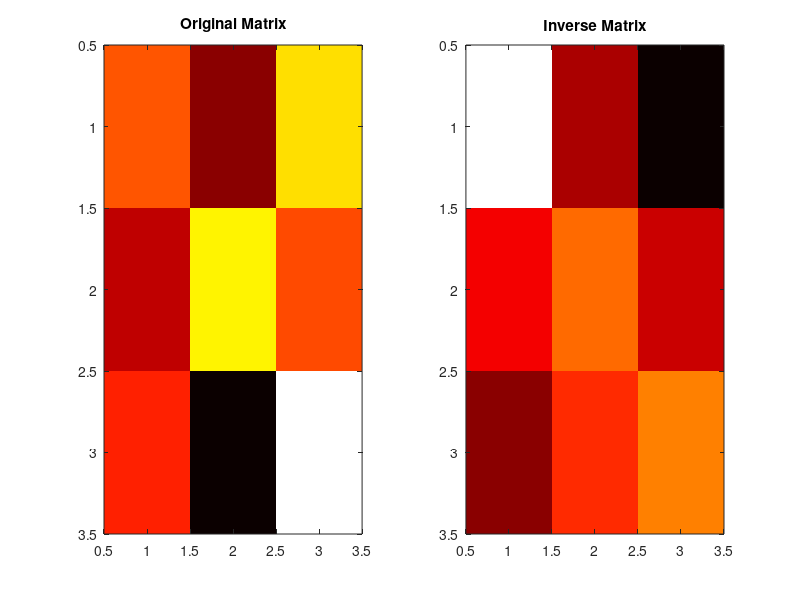

This figure's MATLAB source:
function findInverseMatrices_fig()

    % Start the timer
    totalTimeStart = tic;

    % Initialize attempt counter
    totalAttempts = 0;

    while true
        % Generate a random square matrix size
        matrixSize = randi([3, 6]); % Adjust the range of matrix sizes as needed
        m = randn(matrixSize);

        % Counting the number of attempts
        totalAttempts = totalAttempts + 1;

        disp("Generated Square Matrix:");
        disp(m);

        o = size(m);
        id = eye(o);

        % Storing The identity Matrices
        s = id;

        % Finding the value of the norm
        p = norm(id - m);
        fprintf("The norm is %f\n", p);

        if p < 1
            tol = 1e-6;
            n = 100;

            % Start the timer for the calculations
            calculationTimeStart = tic;

            for i = 1:n
                a = (id - m)^i;
                s = s + a;
                if norm(m * s - id) < tol
                    break
                end
            end

            % Stop the timer for the calculations
            calculationTime = toc(calculationTimeStart);

            disp("The inverse matrix is:");
            disp(inv(m));
            disp("The matrix we find by expanding series:");
            disp(s);

            % Display the total number of attempts
            fprintf("Total Attempts: %d\n", totalAttempts);

            % Stop the total timer and display total time
            totalTime = toc(totalTimeStart);
            fprintf("Total Time: %.5f seconds\n", totalTime);
            
            % Plot the original matrix and the inverse matrix
            figure;
            subplot(1, 2, 1);
            imagesc(m);
            colormap('hot');
            title('Original Matrix');

            subplot(1, 2, 2);
            imagesc(inv(m));
            colormap('hot');
            title('Inverse Matrix');

            % Exit the loop once a suitable matrix is found
            break;
        else
            disp("Norm must be less than 1. Trying again...");
        end
    end

end
